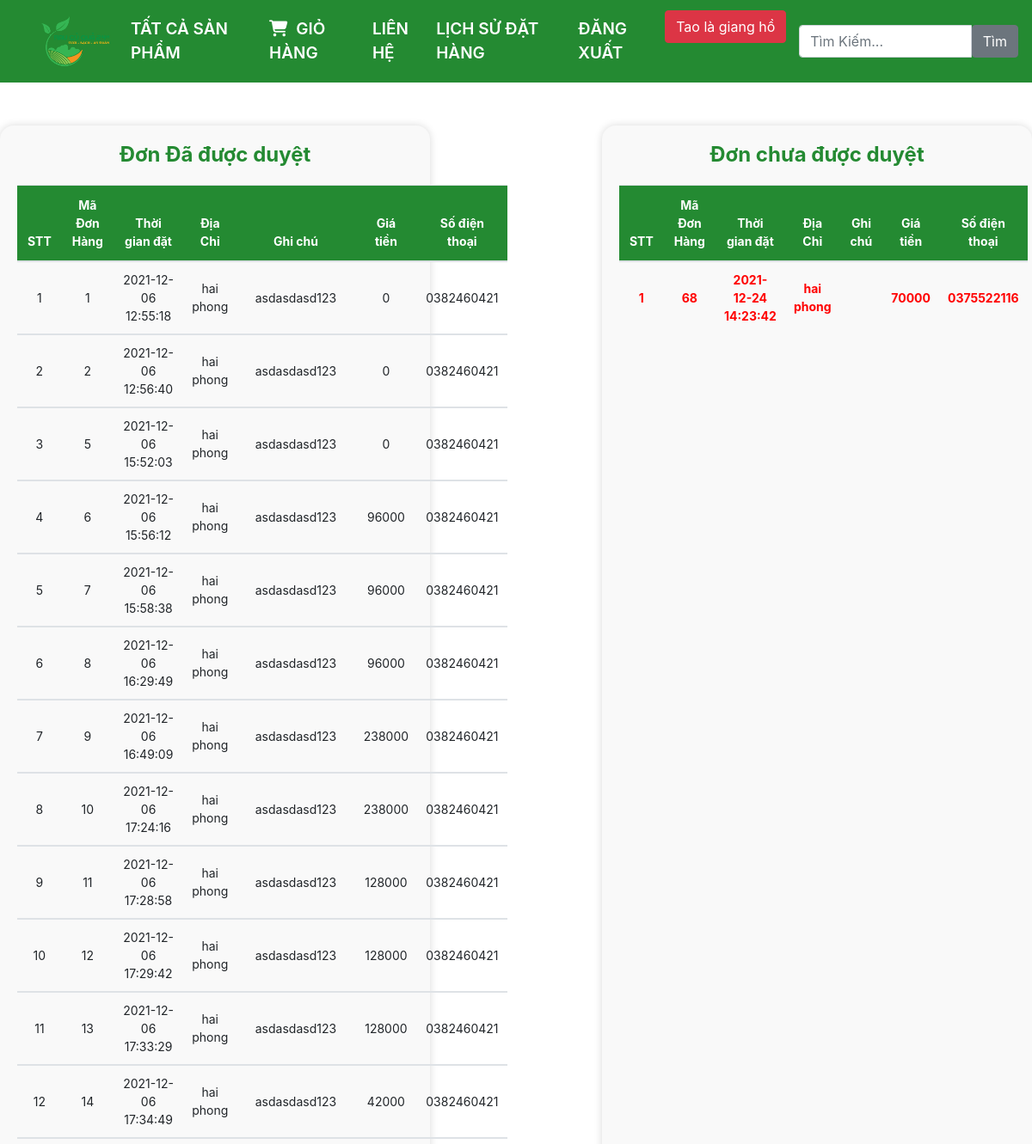
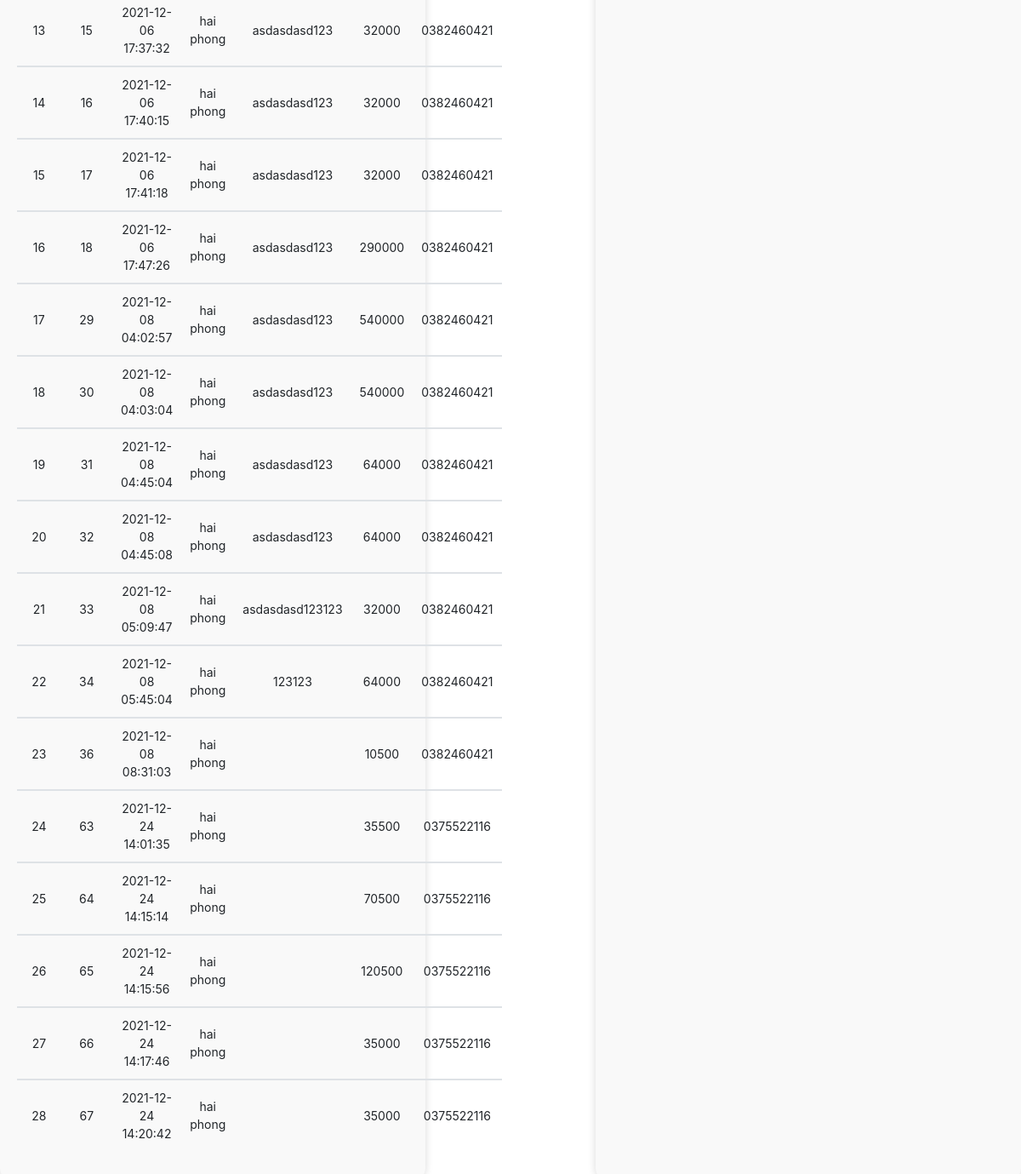
/historyOrder.php (signed in), run on the app's committed database (2 pictures, top to bottom).
### tables this page shows
CREATE TABLE `hoadon` (
  `ID_HoaDon` int(11) NOT NULL,
  `ID_ThanhVien` int(11) NOT NULL,
  `ThoiGianLap` datetime NOT NULL,
  `DiaChi` varchar(30) NOT NULL,
  `GhiChu` varchar(30) NOT NULL,
  `GiaTien` float NOT NULL,
  `SoDienThoai` varchar(10) NOT NULL,
  `XuLy` tinyint(1) NOT NULL
);

### historyOrder.php (the view, shortened to what this page needs)
<?php
include("conection.php");
if (isset($_SESSION['ID_ThanhVien'])) {
  $ID_ThanhVien=$_SESSION['ID_ThanhVien'];
  $sql_getOrder="SELECT * FROM hoadon where hoadon.ID_ThanhVien=$ID_ThanhVien and hoadon.XuLy='1' ";
$query_getOrder=mysqli_query($mysqli,$sql_getOrder);
$sql_NoOrder="SELECT * FROM hoadon where hoadon.ID_ThanhVien=$ID_ThanhVien and hoadon.XuLy!='1' ";
$query_NoOrder=mysqli_query($mysqli,$sql_NoOrder);
}
?>
<!DOCTYPE html>
<html>
<head>
  <link rel="stylesheet" href="https://cdnjs.cloudflare.com/ajax/libs/font-awesome/6.5.0/css/all.min.css">
  <link rel="stylesheet"  href="bootstrap/css/bootstrap.min.css">
  <link rel="stylesheet"  href="bootstrap/css/bootstrap.css">
  <link rel="stylesheet"  href="bootstrap/js/bootstrap.bundle.js">
  <link rel="stylesheet"  href="bootstrap/js/bootstrap.bundle.min.js">
  <link rel="stylesheet"  href="style.css">
  <link rel="stylesheet"  href="themify-icons/themify-icons.css">
</head>
<body>
  <div class="menu sticky-top ">
    <nav class="navbar navbar-expand-lg header-custom" style="background-color: #248A32;">
      <div class="container-fluid font-header-custom" >
        <a class="navbar-branch" href="index.php">
          <img src="image/logo/logochinh.png" height="80">
        </a>
        <div class="collapse navbar-collapse" id="collapsibleNavbar">
          <ul class="navbar-nav me-auto mb-2 mb-lg-0" >
           <?php if(isset($_SESSION['TenDangNhap'])) { ?>
            <li class="nav-item" >
              <a class="nav-link active"  href="sanpham/index.php" style="color:white;">TẤT CẢ SẢN PHẨM</a>
            </li>
            <li class="nav-item">
            <a class="nav-link active" href="cart/index.php" style="color:white;">
    <i class="fas fa-shopping-cart" style="margin-right: 5px;"></i> GIỎ HÀNG
</a>
            </li>
            <?php
          }else{
            ?>
            <a class="nav-link active"  href="sanpham/index.php" style="color:white;">TẤT CẢ SẢN PHẨM</a>
            <?php
          }
          ?>
          <?php if(isset($_SESSION['TenDangNhap'])) { ?>
            <li class="nav-item">
              <a class="nav-link" href="contact.php?id=<?php echo $_SESSION['ID_ThanhVien']?>" style="color:white;">LIÊN HỆ</a>
            </li>
            <li class="nav-item" >
              <a class="nav-link active"  href="#" style="color:white;">LỊCH SỬ ĐẶT HÀNG</a>
            </li>
            <li class="nav-item">
              <a class="nav-link" href="ThanhVien/logout.php" style="color:white;">ĐĂNG XUẤT</a>
            </li>
            <li class="nav-item" style="float: right;">
            <a type="button" class="btn btn-danger custom-red-btn"
            style="color:white;" href="ThanhVien/profile.php?id=<?php echo $_SESSION['ID_ThanhVien']?>"></span> <?php echo $_SESSION['HoVaTen']?></a>
            </li>
          <?php } else {?>
            <li><a type="button" class="btn btn-secondary" href="ThanhVien/login.php" style="color:white;">&nbsp;ĐĂNG NHẬP  </a></li>
            <h8 > Bạn chưa đăng nhập? hãy đăng nhập để mua hàng</h8>
          <?php }?>
        </ul>
      </div>
    </div>
    <form action="sanpham/actionSanPham.php?TimKiem" class="navbar-form navbar-right" method="POST">
     <div class="input-group">
       <input type="Search" placeholder="Tìm Kiếm..." class="form-control" name="tukhoa">
       <div class="input-group-btn">
        <input type="submit" class="btn btn-secondary" name='tim' value="Tìm" >
      </div>
    </div>
  </form>
</nav>
</div>
<div class="container">
  <div class="duyet" style="width:500px; float:left;" >
    <h3>Đơn Đã được duyệt</h3>
  <table class="table">
    <thead>
      <tr>
        <th scope="col">STT</th>
        <th scope="col">Mã Đơn Hàng</th>
        <th scope="col">Thời gian đặt</th>
        <th scope="col">Địa Chỉ</th>
        <th scope="col">Ghi chú</th>
        <th scope="col">Giá tiền</th>
        <th scope="col">Số điện thoại</th>
      </tr>
    </thead>
      <tbody >
      <?php
      if (isset($_SESSION['ID_ThanhVien'])) {
        $i=0;
    while($row_getOrder = mysqli_fetch_array($query_getOrder)){
        $i++;
    ?>
          <td><?php echo $i ?></td>
          <td><?php echo $row_getOrder['ID_HoaDon']; ?></td>
          <td><?php echo $row_getOrder['ThoiGianLap']; ?></td>
          <td><?php echo $row_getOrder['DiaChi']; ?></td>
          <td><?php echo $row_getOrder['GhiChu']; ?></td>
          <td><?php echo $row_getOrder['GiaTien']; ?></td>
          <td><?php echo $row_getOrder['SoDienThoai']; ?></td>
    </tbody>
 <?php
        }
      }else{
        ?>
        <h4>Không có lịch sử đặt hàng</h4>
        <?php
      }
      ?>
  </table>
  </div>
  <div class="duyet" style="width:500px; float:right">
    <h3>Đơn chưa được duyệt</h3>
  <table class="table">
    <thead>
      <tr>
        <th scope="col">STT</th>
        <th scope="col">Mã Đơn Hàng</th>
        <th scope="col">Thời gian đặt</th>
        <th scope="col">Địa Chỉ</th>
        <th scope="col">Ghi chú</th>
        <th scope="col">Giá tiền</th>
        <th scope="col">Số điện thoại</th>
      </tr>
    </thead>
      <tbody >
      <?php
      if (isset($_SESSION['ID_ThanhVien'])) {
        $i=0;
    while($row_NoOrder = mysqli_fetch_array($query_NoOrder)){
        $i++;
    ?>
          <td style="color: red;"><?php echo $i ?></td>
          <td style="color: red;"><?php echo $row_NoOrder['ID_HoaDon']; ?></td>
          <td style="color: red;"><?php echo $row_NoOrder['ThoiGianLap']; ?></td>
          <td style="color: red;"><?php echo $row_NoOrder['DiaChi']; ?></td>
          <td style="color: red;"><?php echo $row_NoOrder['GhiChu']; ?></td>
          <td style="color: red;"><?php echo $row_NoOrder['GiaTien']; ?></td>
          <td style="color: red;"><?php echo $row_NoOrder['SoDienThoai']; ?></td>
    </tbody>
 <?php
        }
      }else{
        ?>
        <h4>Không có lịch sử đặt hàng</h4>
        <?php
      }
      ?>
  </table>
  </div>
</div>
</body>
</html>

### style.css (style rules this page uses)
.header-custom { background-color: #CCFFFF }
.font-header-custom { font-weight: 600; font-size: 19px }

### historyOrder.php (style rules this page uses)
.duyet { background-color: #f9f9f9; padding: 20px; border-radius: 16px; box-shadow: 0 0 10px rgba(0,0,0,0.15); margin-top: 30px; }
.duyet h3 { text-align: center; margin-bottom: 20px; color: #248A32; font-weight: bold; font-size: 24px; }
.table { border-collapse: collapse; width: 100%; font-size: 14px; }
.table th { background-color: #248A32; color: white; padding: 12px; text-align: center; }
.table td { padding: 10px; text-align: center; vertical-align: middle; }
.container { max-width: 1200px; margin: 0 auto; padding: 20px 0; display: flex; flex-wrap: wrap; justify-content: space-between; }

### data on the page
hoadon: ID_HoaDon "1", ThoiGianLap "2021-12-06 12:55:18", DiaChi "hai phong", GhiChu "asdasdasd123", GiaTien "0", SoDienThoai "0382460421"
hoadon: ID_HoaDon "2", ThoiGianLap "2021-12-06 12:56:40", DiaChi "hai phong", GhiChu "asdasdasd123", GiaTien "0", SoDienThoai "0382460421"
hoadon: ID_HoaDon "5", ThoiGianLap "2021-12-06 15:52:03", DiaChi "hai phong", GhiChu "asdasdasd123", GiaTien "0", SoDienThoai "0382460421"
hoadon: ID_HoaDon "6", ThoiGianLap "2021-12-06 15:56:12", DiaChi "hai phong", GhiChu "asdasdasd123", GiaTien "96000", SoDienThoai "0382460421"
hoadon: ID_HoaDon "7", ThoiGianLap "2021-12-06 15:58:38", DiaChi "hai phong", GhiChu "asdasdasd123", GiaTien "96000", SoDienThoai "0382460421"
hoadon: ID_HoaDon "8", ThoiGianLap "2021-12-06 16:29:49", DiaChi "hai phong", GhiChu "asdasdasd123", GiaTien "96000", SoDienThoai "0382460421"
hoadon: ID_HoaDon "9", ThoiGianLap "2021-12-06 16:49:09", DiaChi "hai phong", GhiChu "asdasdasd123", GiaTien "238000", SoDienThoai "0382460421"
hoadon: ID_HoaDon "10", ThoiGianLap "2021-12-06 17:24:16", DiaChi "hai phong", GhiChu "asdasdasd123", GiaTien "238000", SoDienThoai "0382460421"
hoadon: ID_HoaDon "11", ThoiGianLap "2021-12-06 17:28:58", DiaChi "hai phong", GhiChu "asdasdasd123", GiaTien "128000", SoDienThoai "0382460421"
hoadon: ID_HoaDon "12", ThoiGianLap "2021-12-06 17:29:42", DiaChi "hai phong", GhiChu "asdasdasd123", GiaTien "128000", SoDienThoai "0382460421"
hoadon: ID_HoaDon "13", ThoiGianLap "2021-12-06 17:33:29", DiaChi "hai phong", GhiChu "asdasdasd123", GiaTien "128000", SoDienThoai "0382460421"
hoadon: ID_HoaDon "14", ThoiGianLap "2021-12-06 17:34:49", DiaChi "hai phong", GhiChu "asdasdasd123", GiaTien "42000", SoDienThoai "0382460421"
hoadon: ID_HoaDon "15", ThoiGianLap "2021-12-06 17:37:32", DiaChi "hai phong", GhiChu "asdasdasd123", GiaTien "32000", SoDienThoai "0382460421"
hoadon: ID_HoaDon "16", ThoiGianLap "2021-12-06 17:40:15", DiaChi "hai phong", GhiChu "asdasdasd123", GiaTien "32000", SoDienThoai "0382460421"
hoadon: ID_HoaDon "17", ThoiGianLap "2021-12-06 17:41:18", DiaChi "hai phong", GhiChu "asdasdasd123", GiaTien "32000", SoDienThoai "0382460421"
hoadon: ID_HoaDon "18", ThoiGianLap "2021-12-06 17:47:26", DiaChi "hai phong", GhiChu "asdasdasd123", GiaTien "290000", SoDienThoai "0382460421"
hoadon: ID_HoaDon "29", ThoiGianLap "2021-12-08 04:02:57", DiaChi "hai phong", GhiChu "asdasdasd123", GiaTien "540000", SoDienThoai "0382460421"
hoadon: ID_HoaDon "30", ThoiGianLap "2021-12-08 04:03:04", DiaChi "hai phong", GhiChu "asdasdasd123", GiaTien "540000", SoDienThoai "0382460421"
hoadon: ID_HoaDon "31", ThoiGianLap "2021-12-08 04:45:04", DiaChi "hai phong", GhiChu "asdasdasd123", GiaTien "64000", SoDienThoai "0382460421"
hoadon: ID_HoaDon "32", ThoiGianLap "2021-12-08 04:45:08", DiaChi "hai phong", GhiChu "asdasdasd123", GiaTien "64000", SoDienThoai "0382460421"
hoadon: ID_HoaDon "33", ThoiGianLap "2021-12-08 05:09:47", DiaChi "hai phong", GhiChu "asdasdasd123123", GiaTien "32000", SoDienThoai "0382460421"
hoadon: ID_HoaDon "34", ThoiGianLap "2021-12-08 05:45:04", DiaChi "hai phong", GhiChu "123123", GiaTien "64000", SoDienThoai "0382460421"
hoadon: ID_HoaDon "36", ThoiGianLap "2021-12-08 08:31:03", DiaChi "hai phong", GiaTien "10500", SoDienThoai "0382460421"
hoadon: ID_HoaDon "63", ThoiGianLap "2021-12-24 14:01:35", DiaChi "hai phong", GiaTien "35500", SoDienThoai "0375522116"
hoadon: ID_HoaDon "64", ThoiGianLap "2021-12-24 14:15:14", DiaChi "hai phong", GiaTien "70500", SoDienThoai "0375522116"
hoadon: ID_HoaDon "65", ThoiGianLap "2021-12-24 14:15:56", DiaChi "hai phong", GiaTien "120500", SoDienThoai "0375522116"
hoadon: ID_HoaDon "66", ThoiGianLap "2021-12-24 14:17:46", DiaChi "hai phong", GiaTien "35000", SoDienThoai "0375522116"
hoadon: ID_HoaDon "67", ThoiGianLap "2021-12-24 14:20:42", DiaChi "hai phong", GiaTien "35000", SoDienThoai "0375522116"
hoadon: ID_HoaDon "68", ThoiGianLap "2021-12-24 14:23:42", DiaChi "hai phong", GiaTien "70000", SoDienThoai "0375522116"

### other printed values
$_SESSION['HoVaTen'] "Tao là giang hồ"
